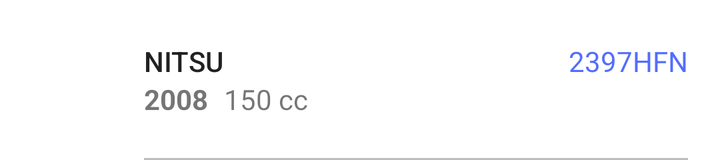
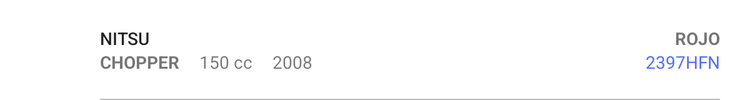

First picture: res/layout/ on a phone held upright. Second picture: the repository's own variant of that layout, on a device whose configuration matches the variant's folder. Source for both follows.
<!-- AndroidManifest.xml: application theme AppTheme -->
<!-- res/layout/content_main_motorcycle_rv_item.xml -->
<?xml version="1.0" encoding="utf-8"?>
<androidx.constraintlayout.widget.ConstraintLayout xmlns:android="http://schemas.android.com/apk/res/android"
    xmlns:app="http://schemas.android.com/apk/res-auto"
    xmlns:tools="http://schemas.android.com/tools"
    android:layout_width="match_parent"
    android:layout_height="wrap_content"
    android:background="?android:attr/selectableItemBackground"
    android:minHeight="?android:attr/listPreferredItemHeightLarge">

    <ImageView
        android:id="@+id/content_main_motorcycle_rv_item_avatar"
        android:layout_width="@dimen/list_item_avatar"
        android:layout_height="@dimen/list_item_avatar"
        android:layout_marginStart="@dimen/list_item_margin_horizontal"
        android:contentDescription="@string/nav_header_desc"
        app:layout_constraintBottom_toTopOf="@+id/content_main_motorcycle_rv_item_guideline"
        app:layout_constraintLeft_toLeftOf="parent"
        app:layout_constraintStart_toStartOf="parent"
        app:layout_constraintTop_toTopOf="@+id/content_main_motorcycle_rv_item_guideline" />

    <TextView
        android:id="@+id/content_main_motorcycle_rv_item_brand"
        android:layout_width="0dp"
        android:layout_height="wrap_content"
        android:layout_marginStart="@dimen/list_item_textview_left_margin"
        android:layout_marginEnd="@dimen/list_item_textview_brand_right_margin"
        android:maxLines="1"
        android:textAppearance="@style/TextAppearance.AppCompat.Body2"
        app:layout_constraintBottom_toTopOf="@+id/content_main_motorcycle_rv_item_guideline"
        app:layout_constraintEnd_toStartOf="@+id/content_main_motorcycle_rv_item_license_plate_number"
        app:layout_constraintLeft_toLeftOf="parent"
        app:layout_constraintRight_toLeftOf="@+id/content_main_motorcycle_rv_item_license_plate_number"
        app:layout_constraintStart_toStartOf="parent"
        tools:text="NITSU" />

    <TextView
        android:id="@+id/content_main_motorcycle_rv_item_license_plate_number"
        android:layout_width="wrap_content"
        android:layout_height="wrap_content"
        android:layout_marginEnd="@dimen/list_item_textview_right_margin"
        android:textAppearance="@style/TextAppearance.AppCompat.Small"
        android:textColor="@color/colorAccent"
        app:layout_constraintBottom_toBottomOf="@+id/content_main_motorcycle_rv_item_brand"
        app:layout_constraintEnd_toEndOf="parent"
        app:layout_constraintRight_toRightOf="parent"
        app:layout_constraintTop_toTopOf="@+id/content_main_motorcycle_rv_item_brand"
        tools:text="2397HFN" />

    <TextView
        android:id="@+id/content_main_motorcycle_rv_item_cc"
        android:layout_width="wrap_content"
        android:layout_height="wrap_content"
        android:paddingStart="@dimen/list_item_textview_cc_padding_horizontal"
        android:paddingLeft="@dimen/list_item_textview_cc_padding_horizontal"
        android:paddingEnd="@dimen/list_item_textview_cc_padding_horizontal"
        android:paddingRight="@dimen/list_item_textview_cc_padding_horizontal"
        android:textAppearance="@style/TextAppearance.AppCompat.Small"
        app:layout_constraintLeft_toRightOf="@+id/content_main_motorcycle_rv_item_model"
        app:layout_constraintStart_toEndOf="@+id/content_main_motorcycle_rv_item_model"
        app:layout_constraintTop_toTopOf="@+id/content_main_motorcycle_rv_item_model"
        tools:text="150 cc" />

    <TextView
        android:id="@+id/content_main_motorcycle_rv_item_model"
        android:layout_width="wrap_content"
        android:layout_height="wrap_content"
        android:textAppearance="@style/TextAppearance.AppCompat.Small"
        android:textStyle="bold"
        app:layout_constraintLeft_toLeftOf="@+id/content_main_motorcycle_rv_item_brand"
        app:layout_constraintStart_toStartOf="@+id/content_main_motorcycle_rv_item_brand"
        app:layout_constraintTop_toBottomOf="@+id/content_main_motorcycle_rv_item_guideline"
        tools:text="2008" />

    <View
        android:layout_width="0dp"
        android:layout_height="1dp"
        android:layout_marginStart="@dimen/list_item_textview_left_margin"
        android:layout_marginEnd="@dimen/list_item_margin_horizontal"
        android:background="@color/colorDivider"
        app:layout_constraintBottom_toBottomOf="parent"
        app:layout_constraintEnd_toEndOf="parent"
        app:layout_constraintStart_toStartOf="parent" />

    <androidx.constraintlayout.widget.Guideline
        android:id="@+id/content_main_motorcycle_rv_item_guideline"
        android:layout_width="wrap_content"
        android:layout_height="wrap_content"
        android:orientation="horizontal"
        app:layout_constraintGuide_percent="0.5" />

</androidx.constraintlayout.widget.ConstraintLayout>
<!-- resources referenced by this layout -->
<resources>
  <color name="colorAccent">#536DFE</color>
  <color name="colorDivider">#BDBDBD</color>
  <dimen name="list_item_avatar">40dp</dimen>
  <dimen name="list_item_margin_horizontal">16dp</dimen>
  <dimen name="list_item_textview_brand_right_margin">8dp</dimen>
  <dimen name="list_item_textview_cc_padding_horizontal">8dp</dimen>
  <dimen name="list_item_textview_left_margin">72dp</dimen>
  <dimen name="list_item_textview_right_margin">16dp</dimen>
  <string name="nav_header_desc">Account header</string>
  <style name="AppTheme" parent="Theme.AppCompat.Light.DarkActionBar">
          
          <item name="colorPrimary">@color/colorPrimary</item>
          <item name="colorPrimaryDark">@color/colorPrimaryDark</item>
          <item name="colorAccent">@color/colorAccent</item>
  
          <item name="android:textColorPrimary">@color/colorPrimaryText</item>
          <item name="android:textColorPrimaryInverse">@color/colorPrimaryTextInverse</item>
          <item name="android:textColorSecondary">@color/colorSecondaryText</item>
          <item name="android:textColorSecondaryInverse">@color/colorSecondaryTextInverse</item>
          <item name="android:windowBackground">@color/colorWindowsBackground</item>
      </style>
  <color name="colorPrimary">#9E9E9E</color>
  <color name="colorPrimaryDark">#616161</color>
  <color name="colorPrimaryText">#212121</color>
  <color name="colorPrimaryTextInverse">#FFFFFF</color>
  <color name="colorSecondaryText">#757575</color>
  <color name="colorSecondaryTextInverse">#D7CCC8</color>
  <color name="colorWindowsBackground">#FFFFFF</color>
</resources>
<!-- res/layout-sw600dp/content_main_motorcycle_rv_item.xml (the repository's variant of the layout above) -->
<!-- drawn on a 7-inch tablet held upright -->
<?xml version="1.0" encoding="utf-8"?>
<android.support.constraint.ConstraintLayout xmlns:android="http://schemas.android.com/apk/res/android"
    xmlns:app="http://schemas.android.com/apk/res-auto"
    xmlns:tools="http://schemas.android.com/tools"
    android:layout_width="match_parent"
    android:layout_height="wrap_content"
    android:background="?android:attr/selectableItemBackground"
    android:minHeight="?android:attr/listPreferredItemHeightLarge">

    <ImageView
        android:id="@+id/content_main_motorcycle_rv_item_avatar"
        android:layout_width="@dimen/list_item_avatar"
        android:layout_height="@dimen/list_item_avatar"
        android:layout_marginLeft="@dimen/list_item_margin_horizontal"
        android:layout_marginStart="@dimen/list_item_margin_horizontal"
        android:contentDescription="@string/nav_header_desc"
        app:layout_constraintBottom_toTopOf="@+id/content_main_motorcycle_rv_item_guideline"
        app:layout_constraintLeft_toLeftOf="parent"
        app:layout_constraintStart_toStartOf="parent"
        app:layout_constraintTop_toTopOf="@+id/content_main_motorcycle_rv_item_guideline" />

    <TextView
        android:id="@+id/content_main_motorcycle_rv_item_brand"
        android:layout_width="0dp"
        android:layout_height="wrap_content"
        android:layout_marginEnd="@dimen/list_item_textview_brand_right_margin"
        android:layout_marginLeft="@dimen/list_item_textview_left_margin"
        android:layout_marginRight="@dimen/list_item_textview_brand_right_margin"
        android:layout_marginStart="@dimen/list_item_textview_left_margin"
        android:ellipsize="end"
        android:maxLines="1"
        android:textAppearance="@style/TextAppearance.AppCompat.Body2"
        app:layout_constraintBottom_toTopOf="@+id/content_main_motorcycle_rv_item_guideline"
        app:layout_constraintEnd_toStartOf="@+id/content_main_motorcycle_rv_item_color"
        app:layout_constraintLeft_toLeftOf="parent"
        app:layout_constraintRight_toLeftOf="@+id/content_main_motorcycle_rv_item_color"
        app:layout_constraintStart_toStartOf="parent"
        tools:text="NITSU" />

    <TextView
        android:id="@+id/content_main_motorcycle_rv_item_cc"
        android:layout_width="wrap_content"
        android:layout_height="wrap_content"
        android:paddingEnd="@dimen/list_item_textview_cc_padding_horizontal"
        android:paddingLeft="@dimen/list_item_textview_cc_padding_horizontal"
        android:paddingRight="@dimen/list_item_textview_cc_padding_horizontal"
        android:paddingStart="@dimen/list_item_textview_cc_padding_horizontal"
        android:textAppearance="@style/TextAppearance.AppCompat.Small"
        app:layout_constraintLeft_toRightOf="@+id/content_main_motorcycle_rv_item_type"
        app:layout_constraintStart_toEndOf="@+id/content_main_motorcycle_rv_item_type"
        app:layout_constraintTop_toTopOf="@+id/content_main_motorcycle_rv_item_type"
        tools:text="150 cc" />

    <TextView
        android:id="@+id/content_main_motorcycle_rv_item_type"
        android:layout_width="wrap_content"
        android:layout_height="wrap_content"
        android:textAppearance="@style/TextAppearance.AppCompat.Small"
        android:textStyle="bold"
        app:layout_constraintLeft_toLeftOf="@+id/content_main_motorcycle_rv_item_brand"
        app:layout_constraintStart_toStartOf="@+id/content_main_motorcycle_rv_item_brand"
        app:layout_constraintTop_toBottomOf="@+id/content_main_motorcycle_rv_item_guideline"
        tools:text="CHOPPER" />

    <TextView
        android:id="@+id/content_main_motorcycle_rv_item_color"
        android:layout_width="wrap_content"
        android:layout_height="wrap_content"
        android:layout_marginEnd="@dimen/list_item_textview_right_margin"
        android:layout_marginRight="@dimen/list_item_textview_right_margin"
        android:textAppearance="@style/TextAppearance.AppCompat.Small"
        android:textStyle="bold"
        app:layout_constraintBottom_toBottomOf="@+id/content_main_motorcycle_rv_item_brand"
        app:layout_constraintEnd_toEndOf="parent"
        app:layout_constraintRight_toRightOf="parent"
        app:layout_constraintTop_toTopOf="@+id/content_main_motorcycle_rv_item_brand"
        tools:text="ROJO" />

    <TextView
        android:id="@+id/content_main_motorcycle_rv_item_license_plate_number"
        android:layout_width="wrap_content"
        android:layout_height="wrap_content"
        android:textAppearance="@style/TextAppearance.AppCompat.Small"
        android:textColor="@color/colorAccent"
        app:layout_constraintEnd_toEndOf="@+id/content_main_motorcycle_rv_item_color"
        app:layout_constraintRight_toRightOf="@+id/content_main_motorcycle_rv_item_color"
        app:layout_constraintTop_toTopOf="@+id/content_main_motorcycle_rv_item_guideline"
        tools:text="2397HFN" />

    <TextView
        android:id="@+id/content_main_motorcycle_rv_item_model"
        android:layout_width="0dp"
        android:layout_height="wrap_content"
        android:textAppearance="@style/TextAppearance.AppCompat.Small"
        app:layout_constraintLeft_toRightOf="@+id/content_main_motorcycle_rv_item_cc"
        app:layout_constraintStart_toEndOf="@+id/content_main_motorcycle_rv_item_cc"
        app:layout_constraintTop_toBottomOf="@+id/content_main_motorcycle_rv_item_guideline"
        tools:text="2008" />

    <View
        android:layout_width="0dp"
        android:layout_height="1dp"
        android:layout_marginEnd="@dimen/list_item_margin_horizontal"
        android:layout_marginLeft="@dimen/list_item_textview_left_margin"
        android:layout_marginRight="@dimen/list_item_margin_horizontal"
        android:layout_marginStart="@dimen/list_item_textview_left_margin"
        android:background="@color/colorDivider"
        app:layout_constraintBottom_toBottomOf="parent"
        app:layout_constraintEnd_toEndOf="parent"
        app:layout_constraintLeft_toLeftOf="parent"
        app:layout_constraintRight_toRightOf="parent"
        app:layout_constraintStart_toStartOf="parent" />

    <android.support.constraint.Guideline
        android:id="@+id/content_main_motorcycle_rv_item_guideline"
        android:layout_width="wrap_content"
        android:layout_height="wrap_content"
        android:orientation="horizontal"
        app:layout_constraintGuide_percent="0.5" />

</android.support.constraint.ConstraintLayout>
<!-- resources referenced by the variant -->
<!-- as a 7-inch tablet held upright resolves them -->
<resources>
  <color name="colorAccent">#536DFE</color>
  <color name="colorDivider">#BDBDBD</color>
  <!-- from res/values-sw600dp/ -->
  <dimen name="list_item_avatar">32dp</dimen>
  <!-- from res/values-sw600dp/ -->
  <dimen name="list_item_margin_horizontal">24dp</dimen>
  <!-- from res/values-sw600dp/ -->
  <dimen name="list_item_textview_brand_right_margin">16dp</dimen>
  <!-- from res/values-sw600dp/ -->
  <dimen name="list_item_textview_cc_padding_horizontal">16dp</dimen>
  <!-- from res/values-sw600dp/ -->
  <dimen name="list_item_textview_left_margin">80dp</dimen>
  <!-- from res/values-sw600dp/ -->
  <dimen name="list_item_textview_right_margin">24dp</dimen>
  <string name="nav_header_desc">Account header</string>
  <style name="AppTheme" parent="Theme.AppCompat.Light.DarkActionBar">
          
          <item name="colorPrimary">@color/colorPrimary</item>
          <item name="colorPrimaryDark">@color/colorPrimaryDark</item>
          <item name="colorAccent">@color/colorAccent</item>
  
          <item name="android:textColorPrimary">@color/colorPrimaryText</item>
          <item name="android:textColorPrimaryInverse">@color/colorPrimaryTextInverse</item>
          <item name="android:textColorSecondary">@color/colorSecondaryText</item>
          <item name="android:textColorSecondaryInverse">@color/colorSecondaryTextInverse</item>
          <item name="android:windowBackground">@color/colorWindowsBackground</item>
      </style>
  <color name="colorPrimary">#9E9E9E</color>
  <color name="colorPrimaryDark">#616161</color>
  <color name="colorPrimaryText">#212121</color>
  <color name="colorPrimaryTextInverse">#FFFFFF</color>
  <color name="colorSecondaryText">#757575</color>
  <color name="colorSecondaryTextInverse">#D7CCC8</color>
  <color name="colorWindowsBackground">#FFFFFF</color>
</resources>
